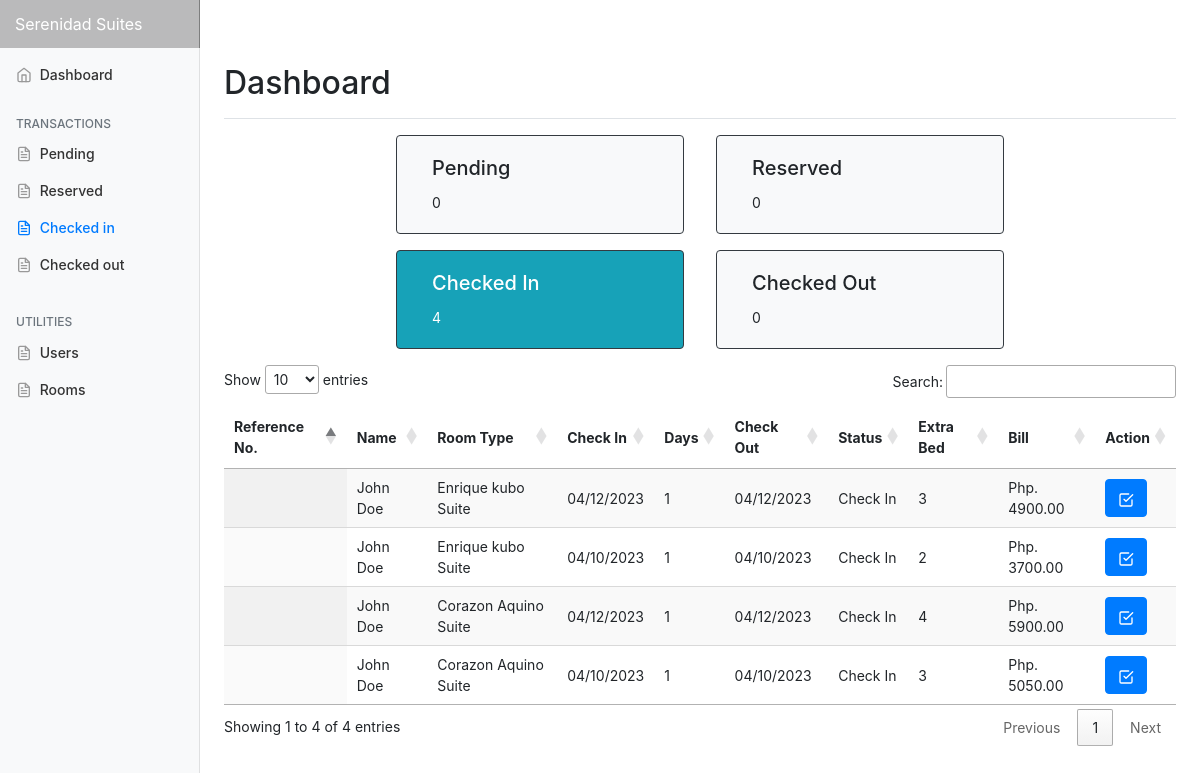
The page /admin/checkedin.php (signed in) on the database as committed earlier.
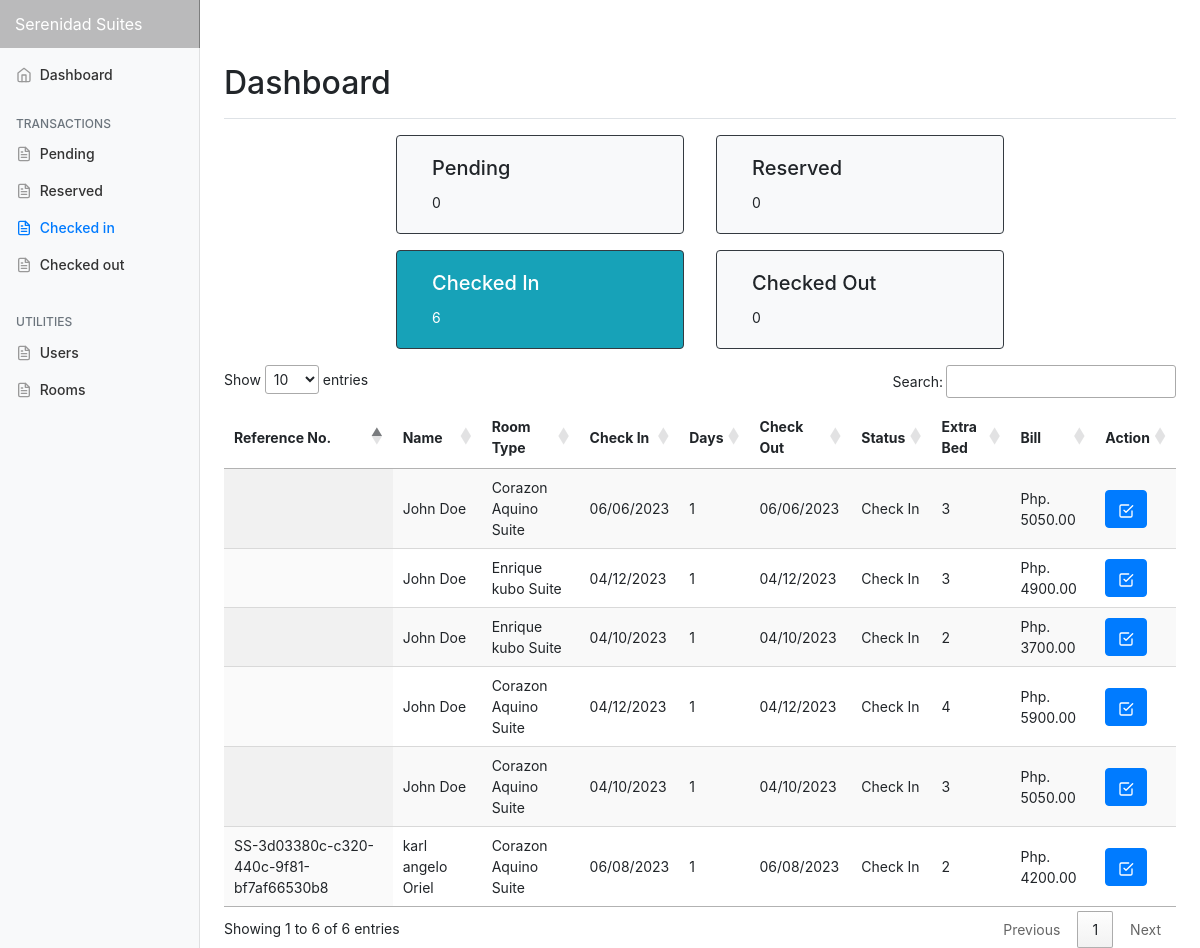
The same page on the database as committed later.
### tables this page shows
CREATE TABLE `transactions` (
  `id` int NOT NULL,
  `guest_id` int NOT NULL,
  `room_id` int NOT NULL,
  `reference_no` varchar(255) DEFAULT NULL,
  `room_no` int DEFAULT NULL,
  `extra_bed` tinyint NOT NULL DEFAULT '0',
  `extra_pax` int DEFAULT NULL,
  `status` varchar(50) DEFAULT NULL,
  `days` int DEFAULT NULL,
  `checkin` varchar(50) DEFAULT NULL,
  `checkin_time` varchar(50) DEFAULT NULL,
  `checkout` varchar(50) DEFAULT NULL,
  `checkout_time` varchar(50) DEFAULT NULL,
  `bill` varchar(50) DEFAULT NULL,
  `balance` int NOT NULL DEFAULT '0',
  `payment` int NOT NULL DEFAULT '0',
  `is_payment_full` tinyint NOT NULL DEFAULT '0',
  `payment_at` datetime DEFAULT NULL,
  `valid_until` varchar(50) DEFAULT NULL,
  `is_unread` tinyint(1) NOT NULL DEFAULT '1',
  `created_at` datetime DEFAULT NULL,
  `updated_at` datetime DEFAULT NULL,
  `remarks` varchar(500) DEFAULT NULL
);

CREATE TABLE `guest` (
  `id` int NOT NULL,
  `uuid` varchar(255) DEFAULT NULL,
  `email` varchar(191) DEFAULT NULL,
  `firstname` varchar(50) NOT NULL,
  `username` varchar(191) DEFAULT NULL,
  `password` varchar(191) DEFAULT NULL,
  `middlename` varchar(30) NOT NULL,
  `lastname` varchar(40) NOT NULL,
  `address` varchar(191) DEFAULT NULL,
  `contactno` varchar(20) NOT NULL,
  `is_verified` tinyint(1) NOT NULL DEFAULT '0',
  `verification_code` text,
  `forgot_pass_code` varchar(255) DEFAULT NULL,
  `created_at` datetime DEFAULT NULL,
  `updated_at` datetime DEFAULT NULL
);

CREATE TABLE `room` (
  `id` int NOT NULL,
  `room_type` varchar(50) NOT NULL,
  `price` varchar(11) NOT NULL,
  `photo` varchar(100) NOT NULL,
  `description` text,
  `created_at` datetime DEFAULT NULL,
  `updated_at` datetime DEFAULT NULL
);

### models/Model.php (called while the page is built, shortened)
<?php
class Model
{
    protected $host = "localhost";
    protected $database = "db_hor";
    protected $username = "root";
    protected $password = "admin";
    protected $pdo;
    protected $stmt;
    public function connect(){
        try {
            $this->pdo = new PDO("mysql:host={$this->host};dbname={$this->database};charset=utf8","{$this->username}","{$this->password}");
            $this->pdo->setAttribute(PDO::ATTR_ERRMODE, PDO::ERRMODE_EXCEPTION);
            $this->pdo->setAttribute(PDO::ATTR_DEFAULT_FETCH_MODE, PDO::FETCH_ASSOC);
        } catch (PDOException $e) {
            echo $e->getMessage();
        }
    }
    public function setQuery($qry){
        $this->qry = $qry;
        $this->stmt = $this->pdo->query($this->qry);
        return $this;
    }
    public function getAll(){
        try {
            return $this->stmt->fetchAll();
        } catch (PDOException $e) {
            return $e->getMessage();
        }
    }
}

### models/Transaction.php (called while the page is built, shortened)
<?php
Class Transaction extends Model {
    public function getCheckInTransactions(){
        return $this->setQuery("SELECT
                                A.*,
                                B.firstname,
                                B.middlename,
                                B.lastname,
                                B.address,
                                B.contactno,
                                C.room_type,
                                C.price,
                                C.photo
                                FROM `transactions` as A
                                LEFT JOIN `guest` as B
                                ON A.guest_id = B.id
                                LEFT JOIN `room` as C
                                ON A.room_id = C.id
                                WHERE A.status = 'Check In'
                                ORDER BY A.created_at DESC
                                ")
                                ->getAll();
    }
}

### admin/checkedin.php (the view, shortened to what this page needs)
<?php
  require_once('includes/header.php');
?>
    <div class="container-fluid">
      <div class="row">
      <?php include('includes/sidebar.php') ?>
        <main role="main" class="col-md-9 ml-sm-auto col-lg-10 pt-3 px-4">
          <div class="d-flex justify-content-between flex-wrap flex-md-nowrap align-items-center pb-2 mb-3 border-bottom">
            <h1 class="h2">Dashboard</h1>
          </div>
        <?php include('includes/counts.php') ?>
        <table id="datatable" class="display">
			<thead>
                <tr>
                    <th>Reference No.</th>
                    <th>Name</th>
                    <th>Room Type</th>
                    <th>Check In</th>
                    <th>Days</th>
                    <th>Check Out</th>
                    <th>Status</th>
                    <th>Extra Bed</th>
                    <th>Bill</th>
                    <th>Action</th>
                </tr>
			</thead>
			<tbody>
                <?php
                    foreach ($checkedin as $key => $value) {
                ?>
                <tr>
                    <td><?= $value['reference_no']?></td>
                    <td><?= $value['firstname']." ".$value['lastname']?></td>
                    <td><?= $value['room_type']?></td>
                    <td><?= $value['checkin']?></td>
                    <td><?= $value['days']?></td>
                    <td><?= $value['checkin']?></td>
                    <td><?= $value['status']?></td>
                    <td><?php if($value['extra_bed'] == "0"){ echo "None";}else{echo $value['extra_bed'];}?></td>
                    <td><?= "Php. ".$value['bill'].".00"?></td>
                    <td>
                        <form action="queries/checkoutResources.php" method="post">
                            <button class="btn btn-primary"  data-toggle="tooltip" data-placement="top" title="Confirm" >
                                <i data-feather="check-square"></i>
                            </button>
                        </form>
                    </td>
                </tr>
                <?php
                    }
                ?>
            </tbody>
		</table>
        </main>
      </div>
    </div>
<?php
  require_once('includes/footer.php');
?>

Rows that differ between the two databases and show on the page:
added transactions: reference_no "SS-3d03380c-c320-440c-9f81-bf7af66530b8", guest.firstname "karl angelo", guest.lastname "Oriel", room.room_type "Corazon Aquino Suite", checkin "06/08/2023", days "1", status "Check In", extra_bed "2", bill "4200"
added transactions: guest.firstname "John", guest.lastname "Doe", room.room_type "Corazon Aquino Suite", checkin "06/06/2023", days "1", status "Check In", extra_bed "3", bill "5050"
Other text that changed with them:
text written by a page script: "Show entries Search: Showing 1 to 4 of 4 entries Previous 1 Next" → "Show entries Search: Showing 1 to 6 of 6 entries Previous 1 Next"
count($checkedin): "4" → "6"
